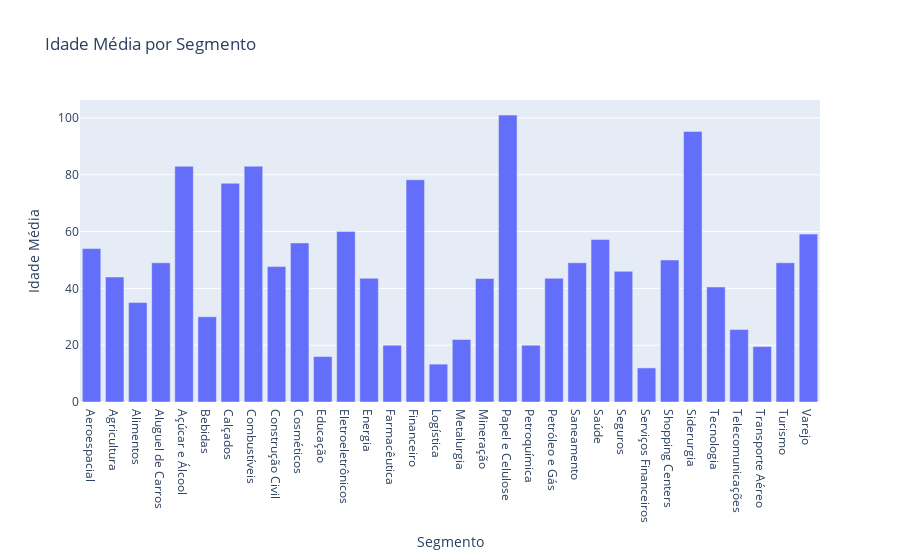

Notebook cell for this chart:
### Code cell
# Agrupar os dados por Segmento e calcular a idade média
df_idade = df_principal.groupby('Segmento')['idade'].mean().reset_index()

# Criando o gráfico de barras
fig = px.bar(df_idade,
             x='Segmento',
             y='idade',
             title='Idade Média por Segmento',
             labels={'idade': 'Idade Média'})

# Exibindo a figura
fig.show()

### Figure 1 — Plotly figure (JSON) as saved in the notebook; plotly's stock layout.template omitted (floating-point values rounded to 4 significant figures)
{"data": [{"alignmentgroup": "True", "hovertemplate": "Segmento=%{x}<br>Idade Média=%{y}<extra></extra>", "legendgroup": "", "marker": {"color": "#636efa", "pattern": {"shape": ""}}, "name": "", "offsetgroup": "", "orientation": "v", "showlegend": false, "textposition": "auto", "type": "bar", "x": ["Aeroespacial", "Agricultura", "Alimentos", "Aluguel de Carros", "Açúcar e Álcool", "Bebidas", "Calçados", "Combustíveis", "Construção Civil", "Cosméticos", "Educação", "Eletroeletrônicos", "Energia", "Farmacêutica", "Financeiro", "Logística", "Metalurgia", "Mineração", "Papel e Celulose", "Petroquímica", "Petróleo e Gás", "Saneamento", "Saúde", "Seguros", "Serviços Financeiros", "Shopping Centers", "Siderurgia", "Tecnologia", "Telecomunicações", "Transporte Aéreo", "Turismo", "Varejo"], "xaxis": "x", "y": [54, 44, 35, 49, 83, 30, 77, 83, 47.67, 56, 16, 60, 43.57, 20, 78.22, 13.33, 22, 43.5, 101, 20, 43.57, 49, 57.25, 46, 12, 50, 95.25, 40.5, 25.5, 19.5, 49, 59.12], "yaxis": "y"}], "layout": {"barmode": "relative", "legend": {"tracegroupgap": 0}, "title": {"text": "Idade Média por Segmento"}, "xaxis": {"anchor": "y", "domain": [0, 1], "title": {"text": "Segmento"}}, "yaxis": {"anchor": "x", "domain": [0, 1], "title": {"text": "Idade Média"}}}}
